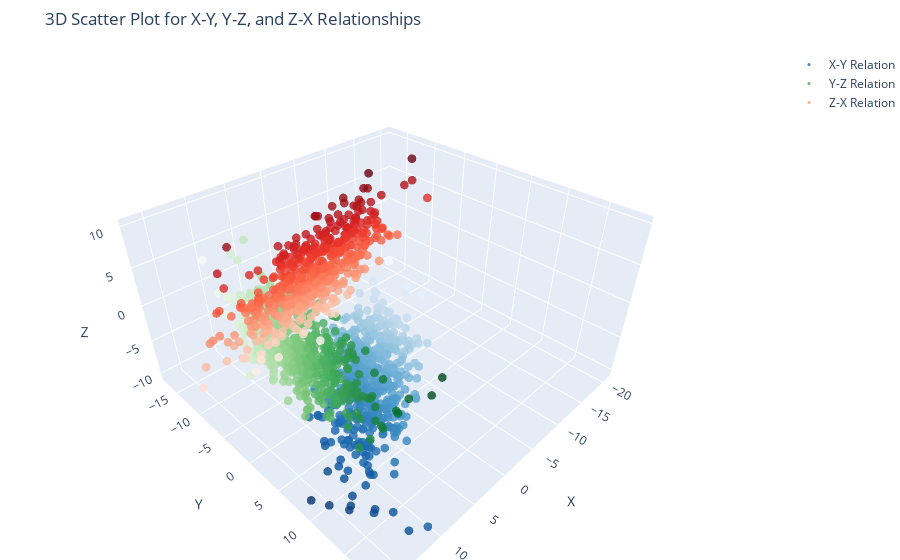

The notebook cell saved with this chart:
### Code cell
import numpy as np
import plotly.graph_objects as go

X = x
Y = y
Z = z

# Create a 3D scatter plot using Plotly
fig = go.Figure()

# X-Y Relationship
fig.add_trace(go.Scatter3d(
    x=X, y=Y, z=np.zeros_like(X) - 10,  # Shifting along Z-axis to avoid overlap
    mode='markers',
    marker=dict(size=3, color=X, colorscale='Blues', opacity=0.8),
    name='X-Y Relation'
))

# Y-Z Relationship
fig.add_trace(go.Scatter3d(
    x=np.zeros_like(Y) + 10, y=Y, z=Z,  # Shifting along X-axis
    mode='markers',
    marker=dict(size=3, color=Y, colorscale='Greens', opacity=0.8),
    name='Y-Z Relation'
))

# Z-X Relationship
fig.add_trace(go.Scatter3d(
    x=X, y=np.zeros_like(Z) - 10, z=Z,  # Shifting along Y-axis
    mode='markers',
    marker=dict(size=3, color=Z, colorscale='Reds', opacity=0.8),
    name='Z-X Relation'
))

# Improve Layout
fig.update_layout(
    title="3D Scatter Plot for X-Y, Y-Z, and Z-X Relationships",
    scene=dict(
        xaxis_title="X",
        yaxis_title="Y",
        zaxis_title="Z"
    ),
    margin=dict(l=0, r=0, b=0, t=50)
)

# Show interactive plot
fig.show()

### Figure 1 — Plotly figure (JSON) as saved in the notebook; plotly's stock layout.template omitted (floating-point values rounded to 4 significant figures; data arrays with more than 128 entries replaced by an {"elided": "..."} marker saying what was removed)
{"data": [{"marker": {"color": {"elided": "500 float values"}, "colorscale": [[0, "rgb(247,251,255)"], [0.125, "rgb(222,235,247)"], [0.25, "rgb(198,219,239)"], [0.375, "rgb(158,202,225)"], [0.5, "rgb(107,174,214)"], [0.625, "rgb(66,146,198)"], [0.75, "rgb(33,113,181)"], [0.875, "rgb(8,81,156)"], [1, "rgb(8,48,107)"]], "opacity": 0.8, "size": 3}, "mode": "markers", "name": "X-Y Relation", "type": "scatter3d", "x": {"elided": "500 float values"}, "y": {"elided": "500 float values"}, "z": {"elided": "500 float values"}}, {"marker": {"color": {"elided": "500 float values"}, "colorscale": [[0, "rgb(247,252,245)"], [0.125, "rgb(229,245,224)"], [0.25, "rgb(199,233,192)"], [0.375, "rgb(161,217,155)"], [0.5, "rgb(116,196,118)"], [0.625, "rgb(65,171,93)"], [0.75, "rgb(35,139,69)"], [0.875, "rgb(0,109,44)"], [1, "rgb(0,68,27)"]], "opacity": 0.8, "size": 3}, "mode": "markers", "name": "Y-Z Relation", "type": "scatter3d", "x": {"elided": "500 float values"}, "y": {"elided": "500 float values"}, "z": {"elided": "500 float values"}}, {"marker": {"color": {"elided": "500 float values"}, "colorscale": [[0, "rgb(255,245,240)"], [0.125, "rgb(254,224,210)"], [0.25, "rgb(252,187,161)"], [0.375, "rgb(252,146,114)"], [0.5, "rgb(251,106,74)"], [0.625, "rgb(239,59,44)"], [0.75, "rgb(203,24,29)"], [0.875, "rgb(165,15,21)"], [1, "rgb(103,0,13)"]], "opacity": 0.8, "size": 3}, "mode": "markers", "name": "Z-X Relation", "type": "scatter3d", "x": {"elided": "500 float values"}, "y": {"elided": "500 float values"}, "z": {"elided": "500 float values"}}], "layout": {"margin": {"b": 0, "l": 0, "r": 0, "t": 50}, "scene": {"xaxis": {"title": {"text": "X"}}, "yaxis": {"title": {"text": "Y"}}, "zaxis": {"title": {"text": "Z"}}}, "title": {"text": "3D Scatter Plot for X-Y, Y-Z, and Z-X Relationships"}}}
